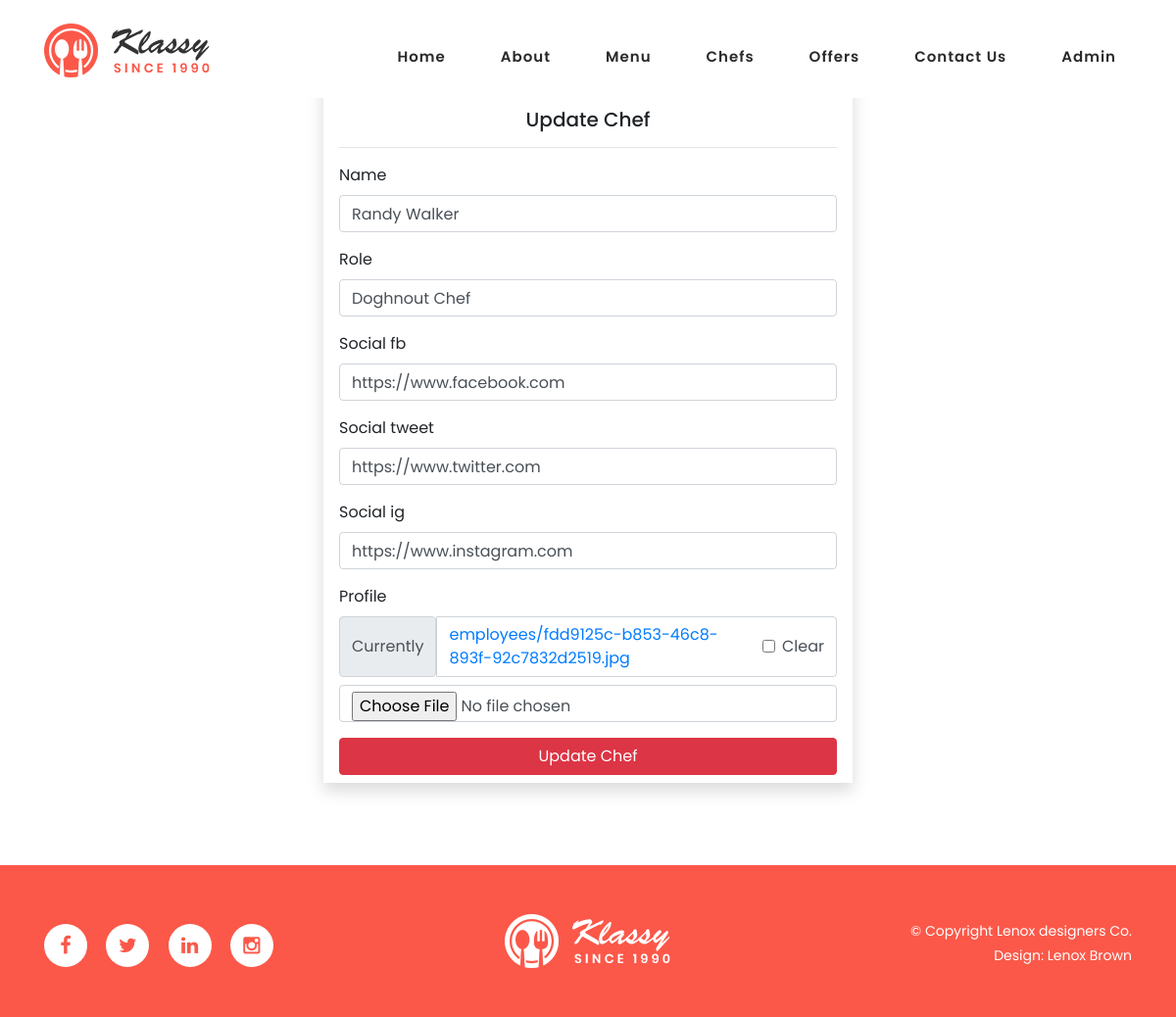
/employees/update/1, run on the app's committed database.
### cafe/models.py (models this page shows, shortened)
class Employees(models.Model):
    name = models.CharField(max_length=50)
    role = models.CharField(max_length=30)
    social_fb = models.CharField(max_length=100)
    social_tweet = models.CharField(max_length=100)
    social_ig = models.CharField(max_length=100)
    profile = models.ImageField(upload_to=unique_image_name, blank=True, null=True)
    added = models.DateTimeField(auto_now_add=True)

### cafe/views.py (the view)
# urls.py: path('employees/update/<int:emp_id>', views.employee_update, name="update_chef"),
def employee_update(request, emp_id):
    employee = get_object_or_404(Employees, pk=emp_id)  # SELECT * FROM employees WHERE id=1
    if request.method == "POST":
        form = EmployeesForm(request.POST, request.FILES, instance=employee)
        if form.is_valid():
            form.save()
            return redirect('admin')
    else:
        form = EmployeesForm(instance=employee)
    return render(request, "forms/employee_update.html", {"form": form})

### cafe/forms.py
class EmployeesForm(forms.ModelForm):
    class Meta:
        model = Employees
        fields = '__all__'

### templates/forms/employee_update.html (shortened to what this page needs)
{% extends 'base.html'%}
{% load static %}
{% load crispy_forms_filters%}
    {% block content%}
    <div class="container py-4">
        <div class="row justify-content-center">
            <div class="col-sm-6">
                <form action="" method="POST" enctype="multipart/form-data" class="shadow px-3 mt-3">
                    <h5 class="text-center">Update Chef</h5>
                    <hr>
                    {{ form | crispy }}
                    <button class="btn btn-danger rounded-3 w-100 mb-2" type="submit">Update Chef</button>
            </div>
        </div>
    </div>
    {% endblock content%}

### static/mainassets/css/templatemo-klassy-cafe.css (style rules this page uses)
html, body, div, span, applet, object, iframe, h1, h2, h3, h4, h5, h6, p, blockquote, div pre, a, abbr, acronym, address, big, cite, code, del, dfn, em, font, img, ins, kbd, q, s, samp, small, strike, strong, sub, sup, tt, var, b, u, i, center, dl, dt, dd, ol, ul, li, figure, header, nav, section, article, aside, footer, figcaption { margin: 0; padding: 0; border: 0; outline: 0; }
* { box-sizing: border-box; }
html, body { font-family: 'Poppins', sans-serif; font-weight: 400; background-color: #fff; font-size: 16px; -ms-text-size-adjust: 100%; -webkit-font-smoothing: antialiased; -moz-osx-font-smoothing: grayscale; }
a { text-decoration: none !important; }
h1, h2, h3, h4, h5, h6 { margin-top: 0px; margin-bottom: 0px; }
html, body { background: #fff; font-family: 'Poppins', sans-serif; }
*, *:before, *:after { -webkit-box-sizing: border-box; box-sizing: border-box; -webkit-font-smoothing: antialiased; -moz-osx-font-smoothing: grayscale; }

### templates/forms/employee_update.html (style rules this page uses)
form { padding-top:70px; }

### data on the page
Employees: name "Randy Walker", role "Doghnout Chef", social_fb "https://www.facebook.com", social_tweet "https://www.twitter.com", social_ig "https://www.instagram.com"
